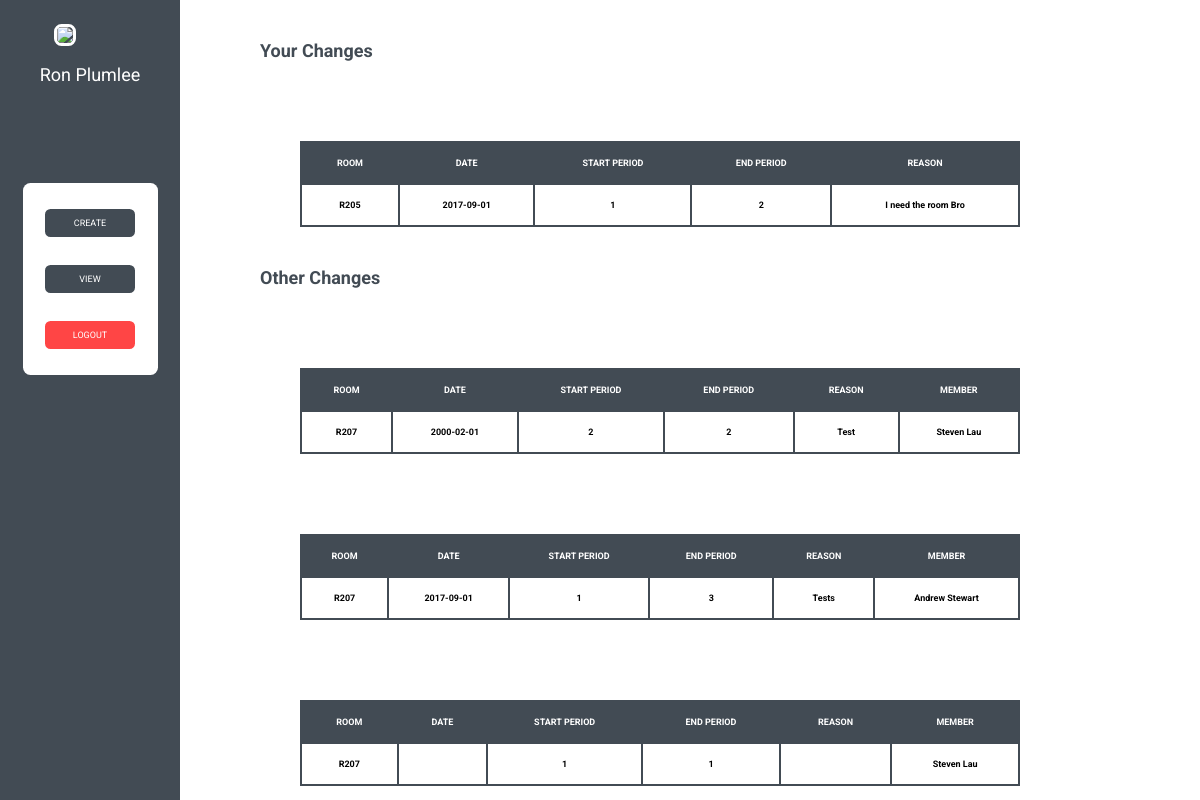
Page /view (signed in) on the committed database.
### tables this page shows
CREATE TABLE "STAFF" (
	`staffID`	INTEGER NOT NULL,
	`name`	TEXT NOT NULL,
	`email`	TEXT NOT NULL,
	`password`	INTEGER,
	`schoolboxstaffID`	TEXT NOT NULL,
	PRIMARY KEY(`staffID`)
);

CREATE TABLE "CHANGES" (
	`room`	TEXT,
	`day`	TEXT NOT NULL,
	`startPeriod`	INTEGER NOT NULL,
	`endPeriod`	INTEGER NOT NULL,
	`changedTeacherID`	TEXT NOT NULL,
	`reason`	TEXT NOT NULL,
	`teacherID`	TEXT
);

### main.py (the view)
@app.route('/view', methods=['GET', 'POST'])
@loginRequired
def viewChanges():
    if request.method == "POST":
        buttonRequest = request.form['button']
        if buttonRequest == "view":
            return redirect("/view")
        elif buttonRequest == "create":
            return redirect("/home")
        elif buttonRequest == "logout":
            session.pop("userEmail", None)
            return redirect("/login")
    elif request.method == "GET":
        databaseCollection = database.execute("SELECT room, day, startPeriod, endPeriod, reason FROM CHANGES WHERE changedTeacherID = ?", (findStaffInfo()['name'],)).fetchall()
        databaseCollection1 = database.execute("SELECT room, day, startPeriod, endPeriod, reason, changedTeacherID FROM CHANGES WHERE teacherID = ?", (findStaffInfo()['name'],)).fetchall()
        return render_template('view.html', yourChanges=databaseCollection, changes=databaseCollection1, staffUser=findStaffInfo())

### main.py (called while the page is built)
def loggedIn():
    return "userEmail" in session

def findStaffInfo():
    name = database.execute("SELECT name FROM staff WHERE email = ?", (session["userEmail"],)).fetchone()[0]
    userImage = "https://schoolbox.bbc.qld.edu.au/portrait.php?userId=" + str(database.execute("SELECT schoolboxstaffId FROM staff WHERE email = ?", (session["userEmail"],)).fetchone()[0]) + "&size=profile"
    return {"name":name, "userImg":userImage}

def loginRequired(f):
    @wraps(f)
    def wrap(*args, **kwargs):
        if loggedIn():
            return f(*args, **kwargs)
        else:
            return redirect("/login")
    return wrap

### templates/view.html (shortened to what this page needs)
{% extends "sidebar.html" %}
{% block content %}
{% block user %}{{staffUser.name}}{% endblock %}
<p id="title2">Your Changes</p>
{% for n in yourChanges %}
<table id="view-table">
    <tr>
        <th>ROOM</th>
        <th>DATE</th>
        <th>START PERIOD</th>
        <th>END PERIOD</th>
        <th>REASON</th>
    </tr>
    <tr>
        <th>{{n[0]}}</th>
        <th>{{n[1]}}</th>
        <th>{{n[2]}}</th>
        <th>{{n[3]}}</th>
        <th>{{n[4]}}</th>
</table>
{% endfor %}
<p id="title2">Other Changes</p>
{% for n in changes %}
<table id="view-table">
    <tr>
        <th>ROOM</th>
        <th>DATE</th>
        <th>START PERIOD</th>
        <th>END PERIOD</th>
        <th>REASON</th>
        <th>MEMBER</th>
    </tr>
    <tr>
        <th>{{n[0]}}</th>
        <th>{{n[1]}}</th>
        <th>{{n[2]}}</th>
        <th>{{n[3]}}</th>
        <th>{{n[4]}}</th>
        <th>{{n[5]}}</th>
</table>
{% endfor %}
{% endblock %}

### static/styles/main.css (style rules this page uses)
body { margin: 0; }
* { font-family: 'Roboto', sans-serif; font-size: 0px; }
#title2 { margin-top: 5vh; font-size: 1.5vw; text-align: left; padding-left: 10vh; font-weight: bold; color: #424B54; }
table { margin-left: 4.75vw; border-collapse: collapse; width: 100%; font-size: 0.75vw; color:black; }
td, th { border: 2px solid #424B54; text-align: left; padding: 15px; font-size: 0.75vw; font-weight: bold; text-align: center; }
tr:nth-child(odd) { font-weight: normal; font-size: 0.75vw; background-color: #424B54; color: white; }
#view-table { width: 60vw; margin-left: 10vw; margin-right: 24.75vw; margin-top: 10vh; }

### rows in the picture
STAFF: name "Ron Plumlee"
CHANGES: room "R205", day "2017-09-01", startPeriod "1", endPeriod "2", reason "I need the room Bro"
CHANGES: room "R207", day "2000-02-01", startPeriod "2", endPeriod "2", reason "Test", changedTeacherID "Steven Lau"
CHANGES: room "R207", day "2017-09-01", startPeriod "1", endPeriod "3", reason "Tests", changedTeacherID "Andrew Stewart"
CHANGES: room "R207", startPeriod "1", endPeriod "1", changedTeacherID "Steven Lau"
